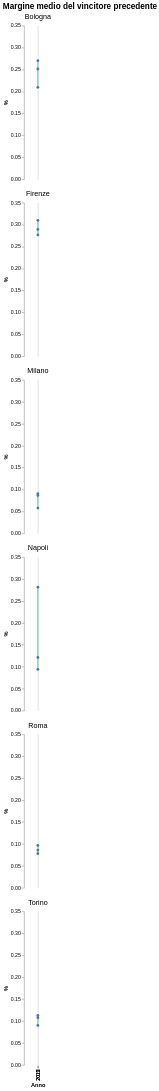

Express this chart as Vega-Lite.
### Vega-Lite specification from a JSON file in a GitHub repository (floating-point values rounded to 4 significant figures)
{"usermeta": {"embedOptions": {"theme": "fivethirtyeight"}}, "config": {"view": {"continuousWidth": 300, "continuousHeight": 300}}, "data": {"values": [{"CITY": "Bologna", "YEAR": 2013, "prev_winner_margin_mean": 0.2511}, {"CITY": "Bologna", "YEAR": 2018, "prev_winner_margin_mean": 0.27}, {"CITY": "Bologna", "YEAR": 2022, "prev_winner_margin_mean": 0.2095}, {"CITY": "Firenze", "YEAR": 2013, "prev_winner_margin_mean": 0.2768}, {"CITY": "Firenze", "YEAR": 2018, "prev_winner_margin_mean": 0.31}, {"CITY": "Firenze", "YEAR": 2022, "prev_winner_margin_mean": 0.2893}, {"CITY": "Milano", "YEAR": 2013, "prev_winner_margin_mean": 0.09082}, {"CITY": "Milano", "YEAR": 2018, "prev_winner_margin_mean": 0.058}, {"CITY": "Milano", "YEAR": 2022, "prev_winner_margin_mean": 0.0867}, {"CITY": "Napoli", "YEAR": 2013, "prev_winner_margin_mean": 0.1211}, {"CITY": "Napoli", "YEAR": 2018, "prev_winner_margin_mean": 0.09421}, {"CITY": "Napoli", "YEAR": 2022, "prev_winner_margin_mean": 0.2814}, {"CITY": "Roma", "YEAR": 2013, "prev_winner_margin_mean": 0.09649}, {"CITY": "Roma", "YEAR": 2018, "prev_winner_margin_mean": 0.08598}, {"CITY": "Roma", "YEAR": 2022, "prev_winner_margin_mean": 0.07779}, {"CITY": "Torino", "YEAR": 2013, "prev_winner_margin_mean": 0.1129}, {"CITY": "Torino", "YEAR": 2018, "prev_winner_margin_mean": 0.09001}, {"CITY": "Torino", "YEAR": 2022, "prev_winner_margin_mean": 0.1078}]}, "facet": {"field": "CITY", "header": {"labelFontSize": 14}, "title": null, "type": "nominal"}, "spec": {"mark": {"type": "line", "color": "#66c2a5", "point": true}, "encoding": {"tooltip": [{"field": "CITY", "title": "Città", "type": "nominal"}, {"field": "YEAR", "title": "Anno", "type": "ordinal"}, {"field": "prev_winner_margin_mean", "format": ".3f", "title": "Margine medio", "type": "quantitative"}], "x": {"field": "YEAR", "title": "Anno", "type": "ordinal"}, "y": {"field": "prev_winner_margin_mean", "title": "%", "type": "quantitative"}}, "height": 300, "width": "container"}, "columns": 1, "title": {"text": "Margine medio del vincitore precedente", "fontSize": 16}, "$schema": "https://vega.github.io/schema/vega-lite/v5.20.1.json"}
